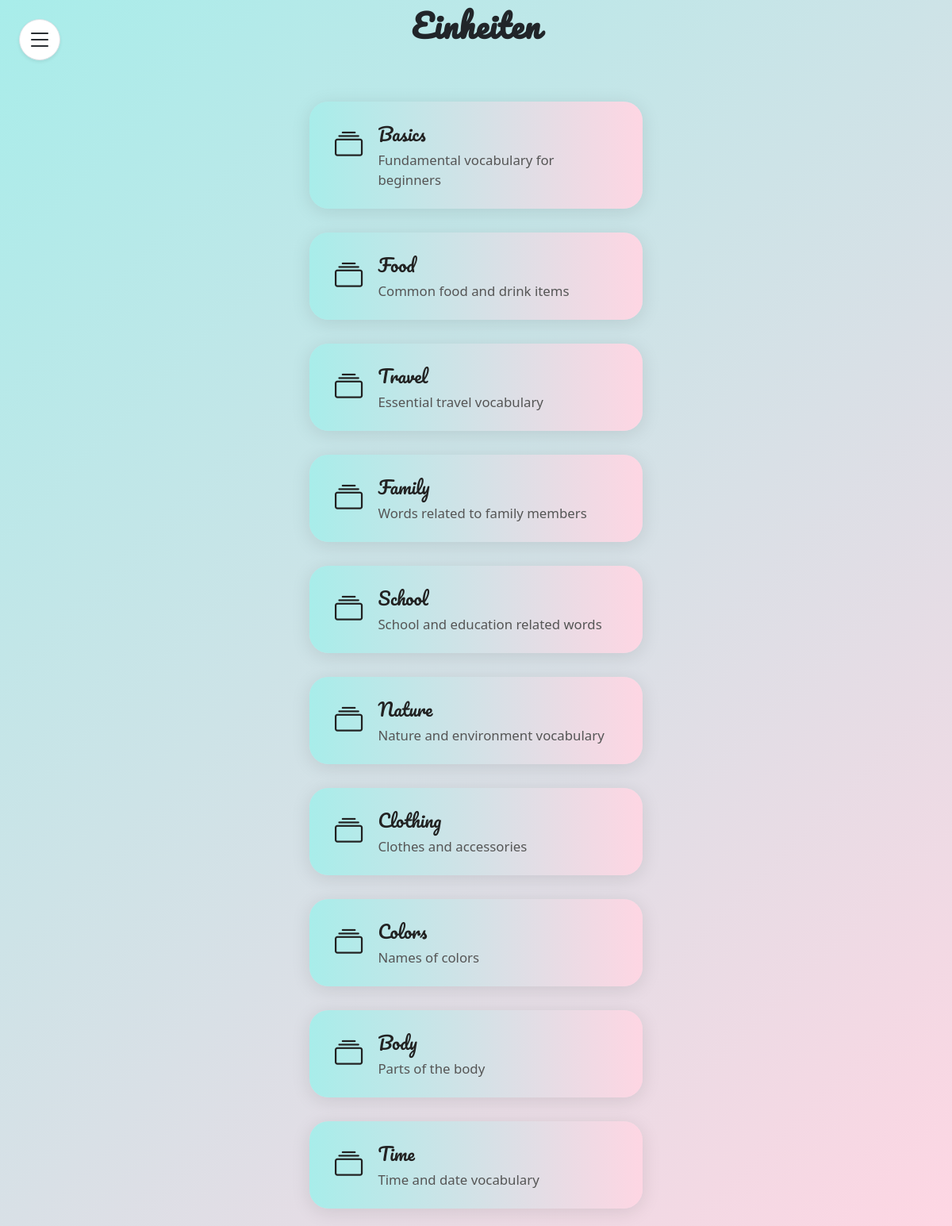
/EinheitenListe.php (signed in), run on the app's committed database.
### tables this page shows
CREATE TABLE Einheit(
    EinID INT PriMARY KEY AUTO_INCREMENT,
    Thema VARCHAR(255) NOT NULL,
    Beschreibung VARCHAR(255) NOT NULL
);

### EinheitenListe.php (the view, shortened to what this page needs)
<?php
$servername = "localhost";
$username = "root";
$password = "root";
$dbname = "Triolingo";
$conn = new mysqli($servername, $username, $password, $dbname);
$sql = "SELECT EinID, Thema, Beschreibung FROM Einheit";
$result = $conn->query($sql);
?>
<!DOCTYPE html>
<html lang="de">
<head>
    <link href="https://cdn.jsdelivr.net/npm/bootstrap@5.3.3/dist/css/bootstrap.min.css" rel="stylesheet">
    <link href="https://cdn.jsdelivr.net/npm/bootstrap-icons/font/bootstrap-icons.css" rel="stylesheet">
</head>
<body>
    <button id="sidebarToggleBtn" class="btn sidebar-toggle-btn border shadow-sm" type="button" data-bs-toggle="offcanvas" data-bs-target="#sidebar" aria-controls="sidebar" aria-label="Menü öffnen">
        <i class="bi bi-list fs-2"></i>
    </button>
    <div class="container-fluid" style="height: 100vh; position: relative;">
        <div class="main-content-center">
            <div class="mb-5">
                <h2 class="fw-bold mt-2 mb-4 text-center" style="letter-spacing:1px; font-family: 'Pacifico', cursive; font-size:2.5rem;">
                </h2>
            </div>
            <div class="d-flex flex-column align-items-center gap-2 w-100">
                <?php
                if ($result->num_rows > 0) {
                    while ($row = $result->fetch_assoc()) {
                        echo '<a href="karteikartenListe.php?einheit_id=' . $row['EinID'] . '" class="einheit-card">';
                        echo '<i class="bi bi-collection"></i>';
                        echo '<div class="einheit-info">';
                        echo '<div class="einheit-title">' . htmlspecialchars($row['Thema']) . '</div>';
                        echo '<div class="einheit-desc">' . htmlspecialchars($row['Beschreibung']) . '</div>';
                        echo '</div>';
                        echo '</a>';
                    }
                } else {
                    echo '<div class="alert alert-info text-center w-100">Keine Einheiten gefunden.</div>';
                }
                ?>
            </div>
        </div>
    </div>
</body>
</html>

### EinheitenListe.php (style rules this page uses)
body { min-height: 100vh; background: linear-gradient(135deg, #a8edea 0%, #fed6e3 100%); background-attachment: fixed; font-family: 'Segoe UI', 'Roboto', Arial, sans-serif; }
.main-content-center { min-height: 100vh; display: flex; flex-direction: column; align-items: center; justify-content: center; }
.sidebar-toggle-btn { position: fixed; top: 24px; left: 24px; z-index: 2001; background: #fff; border-radius: 50%; width: 52px; height: 52px; display: flex; align-items: center; justify-content: center; box-shadow: 0 2px 12px rgba(0,0,0,0.10); }
.einheit-card { width: 420px; min-height: 90px; border-radius: 1.5rem; box-shadow: 0 4px 24px rgba(0,0,0,0.10); background: linear-gradient(90deg, #a8edea 0%, #fed6e3 100%); color: #222; font-weight: 500; border: none; margin-bottom: 22px; transition: transform 0.13s, box-shadow 0.13s, background 0.13s; display: flex; align-items: flex-start; gap: 1.2rem; padding: 1.5rem 2rem; text-align: left; text-decoration: none; }
.einheit-card .bi { font-size: 2.2rem; margin-top: 0.2rem; }
.einheit-info { flex: 1; }
.einheit-title { font-size: 1.4rem; font-family: 'Pacifico', cursive; margin-bottom: 0.2rem; }
.einheit-desc { font-size: 1.05rem; color: #555; }

### data on the page
einheit: Thema "Basics", Beschreibung "Fundamental vocabulary for beginners"
einheit: Thema "Food", Beschreibung "Common food and drink items"
einheit: Thema "Travel", Beschreibung "Essential travel vocabulary"
einheit: Thema "Family", Beschreibung "Words related to family members"
einheit: Thema "School", Beschreibung "School and education related words"
einheit: Thema "Nature", Beschreibung "Nature and environment vocabulary"
einheit: Thema "Clothing", Beschreibung "Clothes and accessories"
einheit: Thema "Colors", Beschreibung "Names of colors"
einheit: Thema "Body", Beschreibung "Parts of the body"
einheit: Thema "Time", Beschreibung "Time and date vocabulary"
